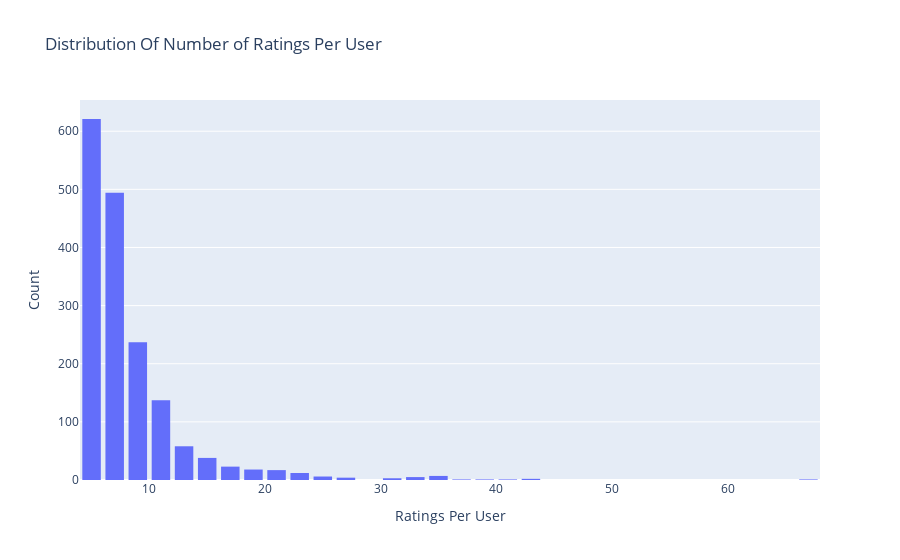

The code cell stored with this chart in its notebook:
### Markdown cell above
## Number of ratings per user ----
 Now it's time to see how many ratings we have per user.

### Code cell
# Number of ratings per user
data = df.groupby('reviewerID')['overall'].count()

# Create trace
trace = go.Histogram(x = data.values,
                     name = 'Ratings',
                     xbins = dict(start = 0, size = 2))
# Create layout
layout = go.Layout(title = 'Distribution Of Number of Ratings Per User',
                   xaxis = dict(title = 'Ratings Per User'),
                   yaxis = dict(title = 'Count'),
                   bargap = 0.2)

# Create plot
fig = go.Figure(data=[trace], layout=layout)
iplot(fig)

### Figure 1 — Plotly figure (JSON) as saved in the notebook; plotly's stock layout.template omitted (floating-point values rounded to 4 significant figures; data arrays with more than 128 entries replaced by an {"elided": "..."} marker saying what was removed)
{"data": [{"name": "Ratings", "type": "histogram", "x": {"elided": "1686 int values"}, "xbins": {"size": 2, "start": 0}}], "layout": {"bargap": 0.2, "title": {"text": "Distribution Of Number of Ratings Per User"}, "xaxis": {"title": {"text": "Ratings Per User"}}, "yaxis": {"title": {"text": "Count"}}}}
